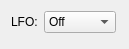
<?xml version="1.0" encoding="UTF-8"?>
<ui version="4.0">
 <class>LFOWidget</class>
 <widget class="QWidget" name="LFOWidget">
  <property name="geometry">
   <rect>
    <x>0</x>
    <y>0</y>
    <width>129</width>
    <height>49</height>
   </rect>
  </property>
  <property name="windowTitle">
   <string>Form</string>
  </property>
  <layout class="QVBoxLayout" name="verticalLayout">
   <item>
    <layout class="QHBoxLayout" name="horizontalLayout">
     <item>
      <widget class="QLabel" name="label">
       <property name="text">
        <string>LFO:</string>
       </property>
      </widget>
     </item>
     <item>
      <widget class="QComboBox" name="modeComboBox">
       <item>
        <property name="text">
         <string>Off</string>
        </property>
       </item>
       <item>
        <property name="text">
         <string>3.98 Hz</string>
        </property>
       </item>
       <item>
        <property name="text">
         <string>5.56 Hz</string>
        </property>
       </item>
       <item>
        <property name="text">
         <string>6.02 Hz</string>
        </property>
       </item>
       <item>
        <property name="text">
         <string>6.37 Hz</string>
        </property>
       </item>
       <item>
        <property name="text">
         <string>6.88 Hz</string>
        </property>
       </item>
       <item>
        <property name="text">
         <string>9.63 Hz</string>
        </property>
       </item>
       <item>
        <property name="text">
         <string>48.1 Hz</string>
        </property>
       </item>
       <item>
        <property name="text">
         <string>72.2 Hz</string>
        </property>
       </item>
      </widget>
     </item>
     <item>
      <spacer name="horizontalSpacer">
       <property name="orientation">
        <enum>Qt::Horizontal</enum>
       </property>
       <property name="sizeHint" stdset="0">
        <size>
         <width>40</width>
         <height>20</height>
        </size>
       </property>
      </spacer>
     </item>
    </layout>
   </item>
   <item>
    <spacer name="verticalSpacer">
     <property name="orientation">
      <enum>Qt::Vertical</enum>
     </property>
     <property name="sizeHint" stdset="0">
      <size>
       <width>20</width>
       <height>0</height>
      </size>
     </property>
    </spacer>
   </item>
  </layout>
 </widget>
 <resources/>
 <connections/>
</ui>
